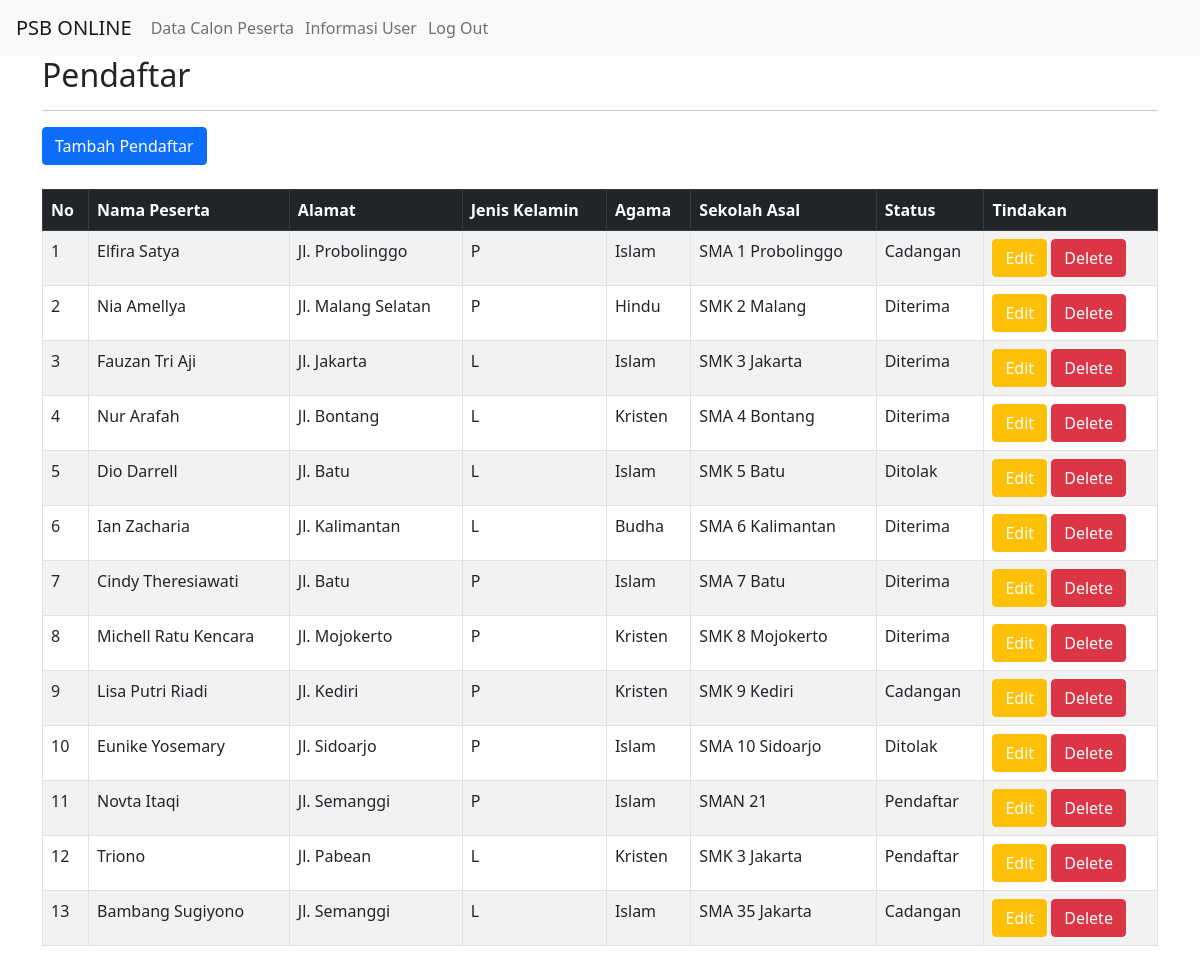
The app's page /indexAdmin.php?p=peserta2 (signed in) with its own data.
### tables this page shows
CREATE TABLE `siswa` (
  `id_siswa` int(11) NOT NULL,
  `nama_siswa` varchar(50) NOT NULL,
  `alamat` varchar(150) NOT NULL,
  `jenis_kelamin` enum('L','P') NOT NULL,
  `agama` varchar(15) NOT NULL,
  `sekolah_asal` varchar(50) NOT NULL,
  `status` varchar(20) NOT NULL
);

### pages/peserta2.php (the view)
<div class="container">
    <h2>Pendaftar</h2><hr>
    <a href="indexAdmin.php?p=input-peserta" class="btn btn-primary mb-4">Tambah Pendaftar</a>
    <table class="table table-bordered table-striped">
        <thead class="table-dark">
            <tr>
                <th>No</th>
                <th>Nama Peserta</th>
                <th>Alamat</th>
                <th>Jenis Kelamin</th>
                <th>Agama</th>
                <th>Sekolah Asal</th>
                <th>Status</th>
                <th>Tindakan</th>
            </tr>
        </thead>
        <?php
        include"koneksi.php";
        $query="SELECT*FROM siswa";
        $peserta = mysqli_query($db,$query);
        ?>
        <tbody>
            <?php $nomor=1; while($isi=mysqli_fetch_array($peserta)){?>
            <tr>
                <td><?php echo $nomor++;?></td>
                <td><?php echo $isi['nama_siswa'];?></td>
                <td><?php echo $isi['alamat'];?></td>
                <td><?php echo $isi['jenis_kelamin'];?></td>
                <td><?php echo $isi['agama'];?></td>
                <td><?php echo $isi['sekolah_asal'];?></td>
                <td><?php echo $isi['status'];?></td>
                <td>
                <button type="button" class="btn btn-warning"><a style="text-decoration:none;color:white;" href="indexAdmin.php?p=edit-peserta&id_siswa=<?php echo $isi['id_siswa'];?>">Edit</a></button>
                <button onclick="return confirm('Apakah Anda Yakin Akan Menghapus Data Ini?')" type="button" class="btn btn-danger"><a style="text-decoration:none;color:white;" href="proses/peserta-hapus.php?id_siswa=<?php echo $isi['id_siswa'];?> ">Delete</a></button>
                </td>
            </tr>
            <?php  } ?>
        </tbody>
    </table>
    </div>

### indexAdmin.php (shortened to what this page needs)
<!doctype html>
<html lang="en">
<head>
    <link href="https://cdn.jsdelivr.net/npm/bootstrap@5.1.0/dist/css/bootstrap.min.css" rel="stylesheet"
>
    <link rel="stylesheet" href="style/style.css">
</head>
<body>
    <nav class="navbar navbar-expand-lg navbar-light bg-light pl-5">
        <div class="container-fluid px-3">
            <a class="navbar-brand" href="indexAdmin.php?p=home2">PSB ONLINE</a>
            <div class="collapse navbar-collapse" id="navbarNav">
                <ul class="navbar-nav">
                    <li class="nav-item">
                        <a class="nav-link" href="indexAdmin.php?p=peserta2">Data Calon Peserta</a>
                    </li>
                    <li class="nav-item">
                        <a class="nav-link" href="indexAdmin.php?p=user">Informasi User</a>
                    </li>
                    <li class="nav-item">
                        <a class="nav-link" href="logout.php">Log Out</a>
                    </li>
                </ul>
            </div>
        </div>
    </nav>
    <?php
			$pages_dir='pages';
			if(!empty($_GET['p'])){
				$pages=scandir($pages_dir,0);
				unset($pages[0],$pages[1]);
				$p=$_GET['p'];
				if(in_array($p.'.php',$pages)){
					include($pages_dir.'/'.$p.'.php');
				}else{
					echo'Halaman Tidak Ditemukan';
				}
			}else{
				include($pages_dir.'/home2.php');
			}
		?>
</body>
</html>

### style.css (style rules this page uses)
.navbar { background-color: #292970; }
.nav-link { margin-left: -5px; }

### records on screen
siswa: nama_siswa "Elfira Satya", alamat "Jl. Probolinggo", jenis_kelamin "P", agama "Islam", sekolah_asal "SMA 1 Probolinggo", status "Cadangan"
siswa: nama_siswa "Nia Amellya", alamat "Jl. Malang Selatan", jenis_kelamin "P", agama "Hindu", sekolah_asal "SMK 2 Malang", status "Diterima"
siswa: nama_siswa "Fauzan Tri Aji", alamat "Jl. Jakarta", jenis_kelamin "L", agama "Islam", sekolah_asal "SMK 3 Jakarta", status "Diterima"
siswa: nama_siswa "Nur Arafah", alamat "Jl. Bontang", jenis_kelamin "L", agama "Kristen", sekolah_asal "SMA 4 Bontang", status "Diterima"
siswa: nama_siswa "Dio Darrell", alamat "Jl. Batu", jenis_kelamin "L", agama "Islam", sekolah_asal "SMK 5 Batu", status "Ditolak"
siswa: nama_siswa "Ian Zacharia", alamat "Jl. Kalimantan", jenis_kelamin "L", agama "Budha", sekolah_asal "SMA 6 Kalimantan", status "Diterima"
siswa: nama_siswa "Cindy Theresiawati", alamat "Jl. Batu", jenis_kelamin "P", agama "Islam", sekolah_asal "SMA 7 Batu", status "Diterima"
siswa: nama_siswa "Michell Ratu Kencara", alamat "Jl. Mojokerto", jenis_kelamin "P", agama "Kristen", sekolah_asal "SMK 8 Mojokerto", status "Diterima"
siswa: nama_siswa "Lisa Putri Riadi", alamat "Jl. Kediri", jenis_kelamin "P", agama "Kristen", sekolah_asal "SMK 9 Kediri", status "Cadangan"
siswa: nama_siswa "Eunike Yosemary", alamat "Jl. Sidoarjo", jenis_kelamin "P", agama "Islam", sekolah_asal "SMA 10 Sidoarjo", status "Ditolak"
siswa: nama_siswa "Novta Itaqi", alamat "Jl. Semanggi", jenis_kelamin "P", agama "Islam", sekolah_asal "SMAN 21", status "Pendaftar"
siswa: nama_siswa "Triono", alamat "Jl. Pabean", jenis_kelamin "L", agama "Kristen", sekolah_asal "SMK 3 Jakarta", status "Pendaftar"
siswa: nama_siswa "Bambang Sugiyono", alamat "Jl. Semanggi", jenis_kelamin "L", agama "Islam", sekolah_asal "SMA 35 Jakarta", status "Cadangan"
